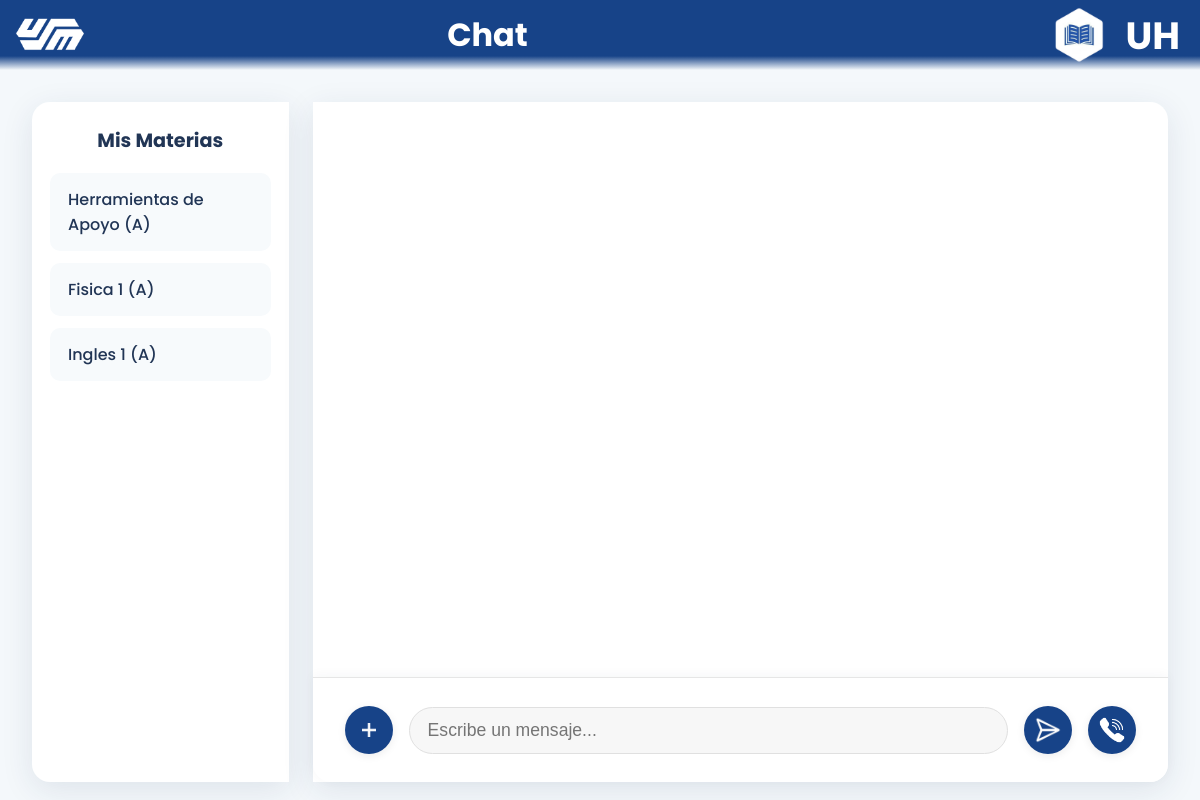
/chat.php (signed in), run on the app's committed database.
### tables this page shows
CREATE TABLE IF NOT EXISTS `materias` (
  `id` int NOT NULL AUTO_INCREMENT,
  `nombre` varchar(100) DEFAULT NULL,
  `salon` varchar(50) DEFAULT NULL,
  `id_profesor` int DEFAULT NULL,
  `creditos` int NOT NULL,
  `semestre` int NOT NULL,
  `seccion` varchar(50) NOT NULL,
  PRIMARY KEY (`id`),
  KEY `fk_profesor` (`id_profesor`)
);

### chat.php (the view, shortened to what this page needs)
<!DOCTYPE html>
<html lang="es">
<head>
    <link rel="stylesheet" href="css/style.css">
    <link rel="stylesheet" href="css/principalalumnostyle.css">
    <link rel="stylesheet" href="css/chat.css">
    <link rel="stylesheet" href="css/chat_actions.css">
</head>
<body>
    <div class="cabecera cabecera-chat">
        <button type="button" id="logoButton">
            <img src="css/logo.png" alt="Logo">
        </button>
        <div class="nombremateria">
            <h1><?php echo htmlspecialchars($_SESSION['nombremateria'] ?? 'Chat') ?></h1>
        </div>
        <div class="logoempresa">
            <img src="css/logounihubblanco.png" alt="Logo" class="logounihub">
            <p>UH</p>
        </div>
    </div>
    <div class="chat-dashboard-area">
        <?php
        require 'conexion.php';
        $id_usuario = $_SESSION['idusuario'];
        $materias = [];
        $materia_actual = isset($_SESSION['idmateria']) ? $_SESSION['idmateria'] : null;
        $sql = "SELECT m.id, m.nombre, m.seccion FROM inscripciones i JOIN materias m ON i.id_materia = m.id WHERE i.id_estudiante = ?";
        $stmt = $conn->prepare($sql);
        $stmt->bind_param("i", $id_usuario);
        $stmt->execute();
        $result = $stmt->get_result();
        while ($row = $result->fetch_assoc()) {
            $materias[] = $row;
        }
        ?>
        <div class="sidebar-materias">
            <h2>Mis Materias</h2>
            <div class="lista-materias">
                <?php foreach ($materias as $mat): ?>
                    <div class="materia-item<?php if ($materia_actual == $mat['id'])
                        echo ' selected'; ?>"
                        onclick="window.location.href='dirigirchat.php?valor=<?php echo $mat['id']; ?>'">
                        <?php echo htmlspecialchars($mat['nombre']) . ' (' . htmlspecialchars($mat['seccion']) . ')'; ?>
                    </div>
                <?php endforeach; ?>
            </div>
        </div>
        <div class="chat-dashboard-main">
            <div class="chat-dashboard-messages" id="chat-box">
            </div>
            <div class="chat-entry-wrapper">
                <div class="chat-dashboard-entry">
                    <button id="upload-button" class="button" title="Subir archivo o imagen">
                        <img src="css/plus-pequeno.png" alt="Upload">
                    </button>
                    <input type="text" id="message" placeholder="Escribe un mensaje..." maxlength="1000" />
                    <button id="send-button" class="button" title="Enviar mensaje">
                        <img src="css/enviar-mensaje.png" alt="Send">
                    </button>
                    <button id="call-button" class="button" title="Llamada">
                        <img src="css/llamada_alumno.png" alt="Call">
                    </button>
                </div>
            </div>
        </div>
    </div>
</body>
</html>

### css/style.css (style rules this page uses)
* { margin: 0; padding: 0; box-sizing: border-box; }
.button { width: 170px; height: 45px; font-size: 15px; border: none; border-radius: 25px; cursor: pointer; margin-top: 10px; background-color: #0d65e4; transition: background-color 0.35s ease-in-out; color: white; }

### css/principalalumnostyle.css (style rules this page uses)
.cabecera { width: 100%; height: 70px; background: linear-gradient( to bottom, #174388 0%, #174388 80%, transparent 100% ); display: flex; align-items: center; flex-direction: row; align-content: center; justify-content: flex-end; }
.cabecera button img { width: 70px; height: auto; }
.cabecera button { position: absolute; background-color: transparent; border: none; left: 15px; cursor: pointer; user-select: none; }
.cabecera p { font-family: "Poppins", sans-serif; font-size: 38px; color: white; position: absolute; right: 20px; user-select: none; font-weight: 700; }
.logoempresa img { width: 70px; height: auto; }
.logoempresa { display: flex; flex-direction: row; width: 225px; height: auto; align-items: center; }
:root { --background-color: white; --text-color: black; }
body { background-color: var(--background-color); color: var(--text-color); height: 100vh; transition: 1s background-color ease-in-out; }

### css/chat.css (style rules this page uses)
html, body { height: 100%; margin: 0; overflow: hidden; }
body { font-family: "Poppins", sans-serif; --fondo: white; display: flex; flex-direction: column; height: 100vh; --fondorespuesta: #f1f1f1; --color-texto-reply: #333; background: #f4f8fb; transition: background 0.3s ease; }
#logoButton { order: 1; }
.nombremateria { order: 2; flex-grow: 1; text-align: center; margin-left: 0; color: white; }
.logoempresa { order: 3; display: flex; align-items: center; justify-content: center; }
#chat-box { background-color: var(--fondo); width: 99%; padding: 10px; height: 100%; overflow-y: auto; display: flex; flex-direction: column; gap: 8px; border-radius: 10px; transition: background-color 0.5s ease-in-out; padding-bottom: 65px; }
.button { background-color: #007bff; color: white; border: none; padding: 10px 20px; margin: 10px 0; cursor: pointer; font-size: 16px; border-radius: 5px; transition: background-color 0.3s; }
.cabecera { display: flex; justify-content: space-between; align-items: center; padding: 10px; }
.cabecera-chat { justify-content: center; }
.cabecera-chat #logoButton { order: 1; }
.cabecera-chat .nombremateria { order: 2; flex-grow: 1; text-align: center; margin-left: 0; }
.cabecera-chat .logoempresa { order: 3; display: flex; align-items: center; justify-content: center; }

### data on the page
materias: nombre "Herramientas de Apoyo", seccion "A"
materias: nombre "Fisica 1", seccion "A"
materias: nombre "Ingles 1", seccion "A"

### other printed values
$_SESSION['nombremateria'] "Chat"
